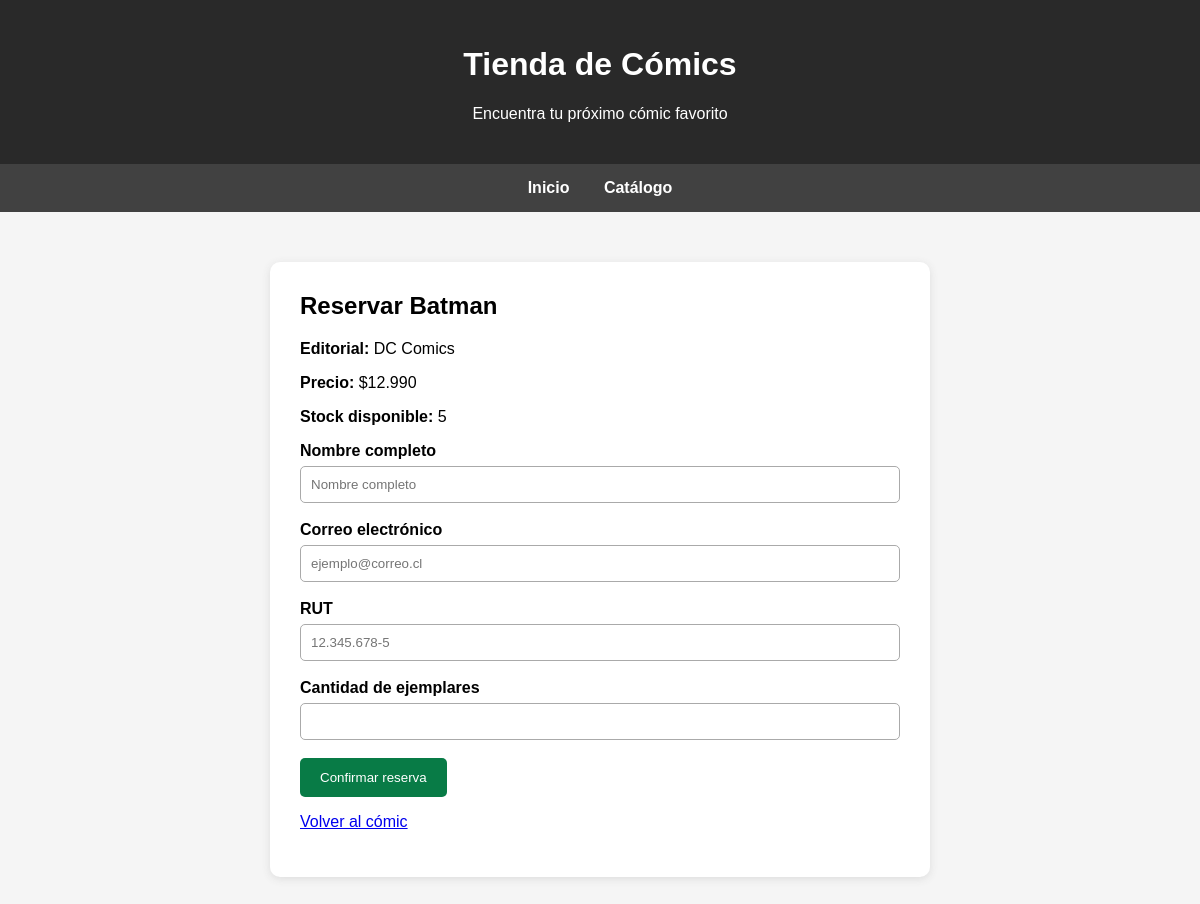
/comic/1/reservar/, run on an earlier commit of the app's database.
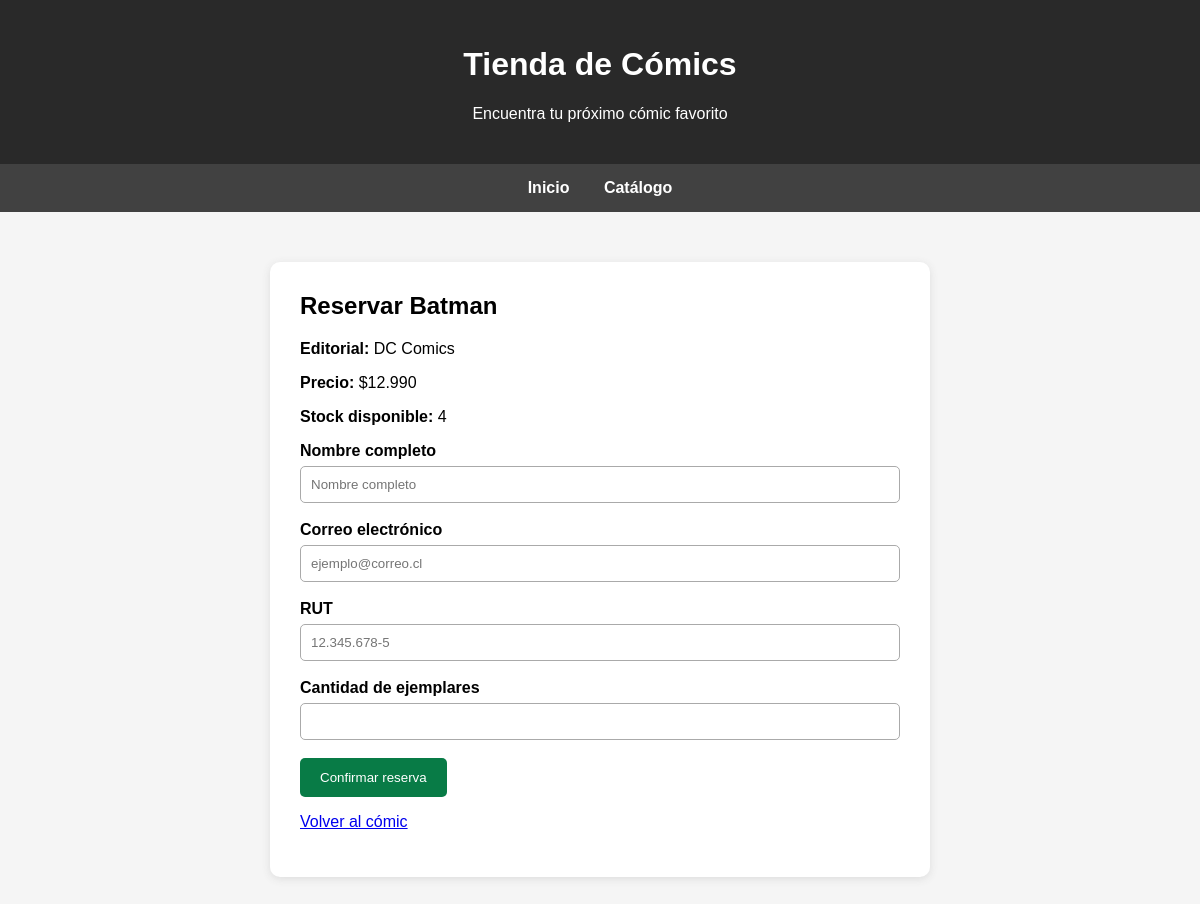
And on a later commit of the database.
### comics/models.py (models this page shows, shortened)
class Comic(models.Model):
    editorial = models.ForeignKey(
        Editorial,
        on_delete=models.CASCADE,
        related_name='comics',
    )
    titulo = models.CharField(max_length=200)
    imagen_portada = models.ImageField(upload_to='portadas/')
    precio = models.DecimalField(max_digits=10, decimal_places=0)
    numero_tomo = models.PositiveIntegerField()
    tapa_dura = models.BooleanField(default=False)
    stock = models.PositiveIntegerField(default=0)
    disponible = models.BooleanField(default=True)
    class Meta:
        verbose_name = 'Cómic'
        verbose_name_plural = 'Cómics'
        ordering = ['titulo', 'numero_tomo']

class Editorial(models.Model):
    nombre = models.CharField(max_length=100, unique=True)
    class Meta:
        verbose_name = 'Editorial'
        verbose_name_plural = 'Editoriales'
        ordering = ['nombre']

### comics/views.py (the view)
def reservar_comic(request, comic_id):
    comic = get_object_or_404(
        Comic,
        id=comic_id,
        disponible=True
    )
    if comic.stock == 0:
        raise Http404('Este cómic está agotado.')
    if request.method == 'POST':
        formulario = ReservaForm(request.POST)
        if formulario.is_valid():
            cantidad = formulario.cleaned_data['cantidad']
            with transaction.atomic():
                actualizados = Comic.objects.filter(
                    pk=comic.pk,
                    disponible=True,
                    stock__gte=cantidad
                ).update(stock=F('stock') - cantidad)
                if actualizados:
                    reserva = formulario.save(commit=False)
                    reserva.comic = comic
                    reserva.save()
                    return redirect(
                        'comprobante_reserva',
                        codigo=reserva.codigo
                    )
            comic.refresh_from_db()
            formulario.add_error(
                'cantidad',
                f'Solo quedan {comic.stock} ejemplares disponibles.'
            )
    else:
        formulario = ReservaForm()
    return render(request, 'comics/reservar.html', {
        'comic': comic,
        'formulario': formulario,
    })

### comics/forms.py (shortened to what this page needs)
class ReservaForm(forms.ModelForm):
    class Meta:
        model = Reserva
        fields = ['nombre', 'correo', 'rut', 'cantidad']
        labels = {
            'nombre': 'Nombre completo',
            'correo': 'Correo electrónico',
            'rut': 'RUT',
            'cantidad': 'Cantidad de ejemplares',
        }
        widgets = {
            'nombre': forms.TextInput(attrs={
                'placeholder': 'Nombre completo'
            }),
            'correo': forms.EmailInput(attrs={
                'placeholder': 'ejemplo@correo.cl'
            }),
            'rut': forms.TextInput(attrs={
                'placeholder': '12.345.678-5'
            }),
            'cantidad': forms.NumberInput(attrs={
                'min': 1,
                'max': 3
            }),
        }

### comics/templatetags/formato.py (called while the page is built)
@register.filter
def pesos_chilenos(valor):
    if valor is None:
        return "$0"
    return f"${int(valor):,}".replace(",", ".")

### comics/templates/comics/reservar.html (shortened to what this page needs)
{% extends 'comics/base.html' %}
{% load formato %}
{% block contenido %}
<div class="reserva">
    <h2>Reservar {{ comic.titulo }}</h2>
    <p><strong>Editorial:</strong> {{ comic.editorial.nombre }}</p>
    <p><strong>Precio:</strong> {{ comic.precio|pesos_chilenos }}</p>
    <p><strong>Stock disponible:</strong> {{ comic.stock }}</p>
    <form method="post">
        {% for campo in formulario %}
            <div class="campo">
                <label for="{{ campo.id_for_label }}">
                    {{ campo.label }}
                </label>
                {{ campo }}
            </div>
        {% endfor %}
        <button type="submit" class="boton">
            Confirmar reserva
        </button>
    </form>
    <p>
        <a href="{% url 'detalle_comic' comic.id %}">
            Volver al cómic
        </a>
    </p>
</div>
{% endblock %}

What changed in the data, as far as the page shows it:
changed Comic "Batman": stock "5" → "4"
